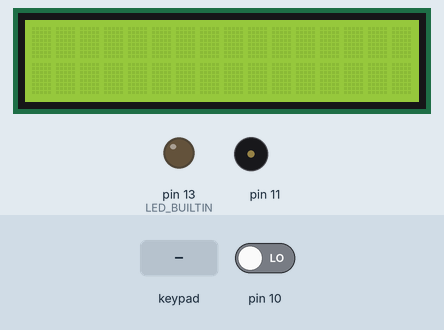
Recording of a sketch running on a simulated Arduino Uno, built with avr-gcc and run on an emulated ATmega328P. On the bench: 16×2 character LCD, output pins drawn as LEDs (lit = HIGH), buzzer (waves = sounding). Dashed ring = blinking. The inputs (shaded band) are chosen by the test bench; at power-on: pin 10 LOW.

Above: at 1.2 s.
1.3 s: pin 10 driven HIGH
At 1.5 s:
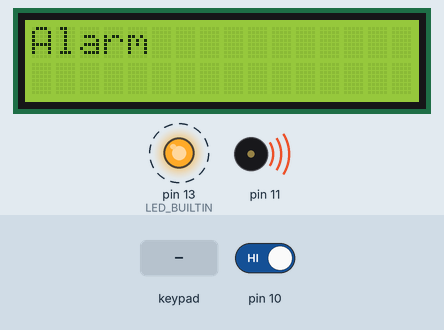
4.3 s: keypad keys 8 6 8 9 # pressed 0.4 s apart
At 6.2 s:
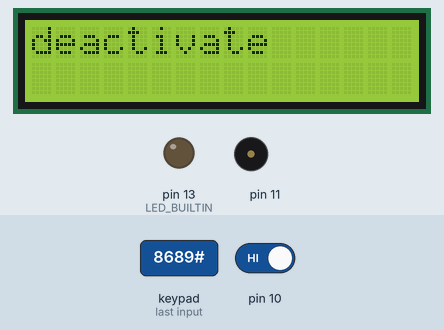
9.3 s: key '#' pressed
At 9.7 s:
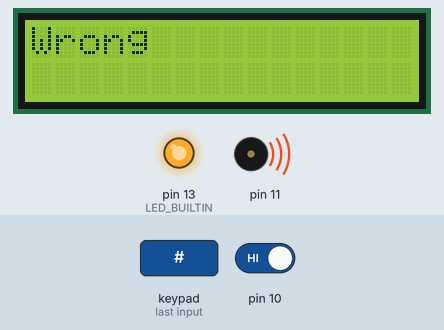
Timing chart, 0 to 16.8 s (numbered marks = the images above; inputs shaded):
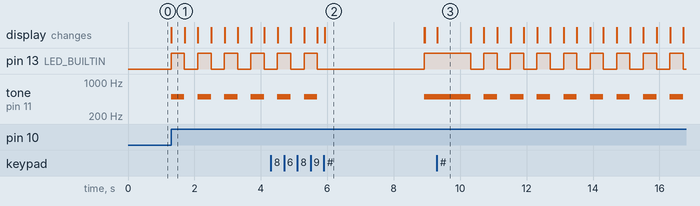

The sketch:

signal_v11.ino
```cpp
#include <Keypad.h>

#include <LiquidCrystal_I2C.h>

LiquidCrystal_I2C lcd(0x20, 16, 2);
int sensorValue = 0;
bool alarm = false;
unsigned long previousMillis = 0;
bool ledState = false;
const byte ROWS = 4;
const byte COLS = 4;

char keys[ROWS][COLS] =
{
  {'1', '2', '3', 'A'},
  {'4', '5', '6', 'B'},
  {'7', '8', '9', 'C'},
  {'*', '0', '#', 'D'}
};

byte rowPins[ROWS] = {9,8,7,6};
byte colPins[COLS] = {5,4,3,2};

Keypad keypad = Keypad(makeKeymap(keys), rowPins, colPins, ROWS, COLS);
String password = "8689";
String input = "";
void setup()
{
  pinMode(LED_BUILTIN, OUTPUT);
  pinMode(10, INPUT);
  pinMode(11, OUTPUT);
  lcd.init();
  lcd.backlight();
}

void loop()
{
  sensorValue = digitalRead(10);
  if (sensorValue == HIGH)
  {
   alarm = true;
  }
  if (alarm == false)
  {
    noTone(11);
    digitalWrite(LED_BUILTIN, LOW);
  }
  if (alarm == true)
  {
    if (millis() - previousMillis >= 400)
{
  previousMillis = millis();

  ledState = !ledState;

  digitalWrite(LED_BUILTIN, ledState);

  if (ledState)
  {
    tone(11, 500);
    lcd.setCursor(0, 0);
    lcd.print("Alarm");
  }
  else
  {
    noTone(11);
    lcd.clear();
  }
}
  }
  char key = keypad.getKey();
  if (key && alarm == true)
  {
    if(key == '#')
    {
    if(password == input)
    {
      alarm = false;
      lcd.clear();
      lcd.setCursor(0,0);
      lcd.print("deactivate");
      input = "";
      delay(3000);
      lcd.clear();
    }
    else
    {
      lcd.clear();
      lcd.setCursor(0,0);
      lcd.print("Wrong");
      input = "";
      delay(1000);
    }
    }
    else if (key == '*')
    {
      input = "";
    }
    else
    {
      input += key;
    }
  }
}
```

Measured:
- after the input at 1.3 s, pin 13 (LED_BUILTIN): alternates HIGH for 0.40 s and LOW for 0.40 s, starting at once; tone on pin 11: alternates 500 Hz for 0.40 s and silent for 0.40 s, starting at once; the display: changes at once (image 1)
- after the input at 4.3 s, the display: first differs from a run without the input after 1.6 s (image 2)
- after the input at 9.3 s, the display: changes at once (image 3)
- what the display in image 2 shows lasts 3.0 s, from 5.9 s to 8.9 s
- what the display in image 3 shows lasts 1.0 s, from 9.3 s to 10.3 s
